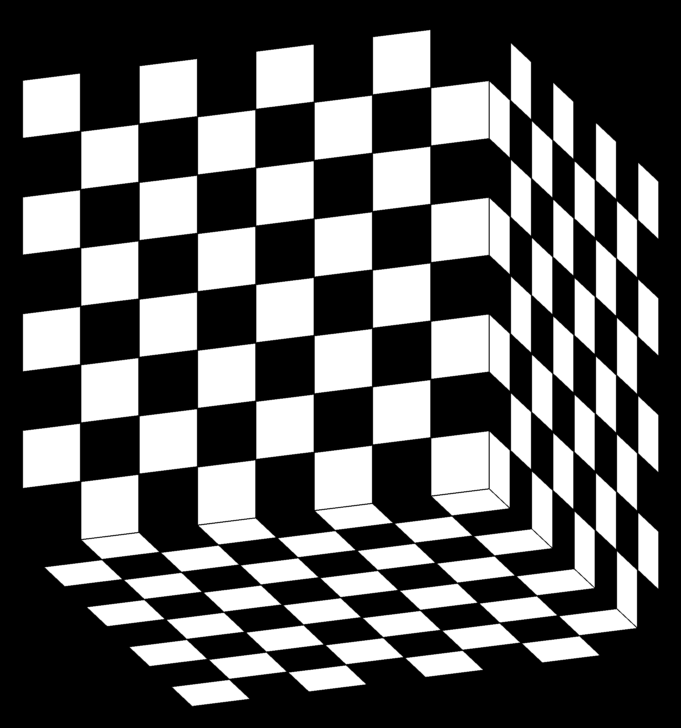
#> input picture Buoi02/chess.png, 681 x 728 px
$ jupyter execute 19521020.ipynb
#> lines starting #> are read from the running program, lines starting #| are printed output that depends on the picture; after the words box and inside, x2 and y2 are one past the last pixel; in counts of white or black regions, pixels touching at a corner belong together
[cell 1]
import numpy as np
import cv2 as cv
from matplotlib import pyplot as plt
filename = 'chess.png'
img = cv.imread(filename)
#> img is the input picture: shape (728, 681, 3); min 0, max 255, mean 92.9
gray = cv.cvtColor(img,cv.COLOR_BGR2GRAY)
gray = np.float32(gray)
dst = cv.cornerHarris(gray,2,3,0.04)
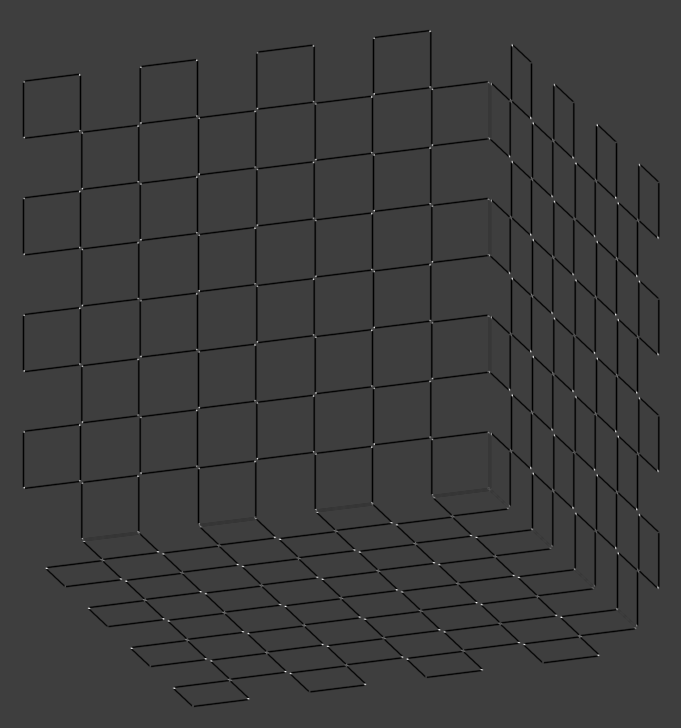
#> dst: shape (728, 681) float32; min -106209512, max 325526304, mean -4450783.5; drawn with min black and max white
#result is dilated for marking the corners, not important
dst = cv.dilate(dst,None)
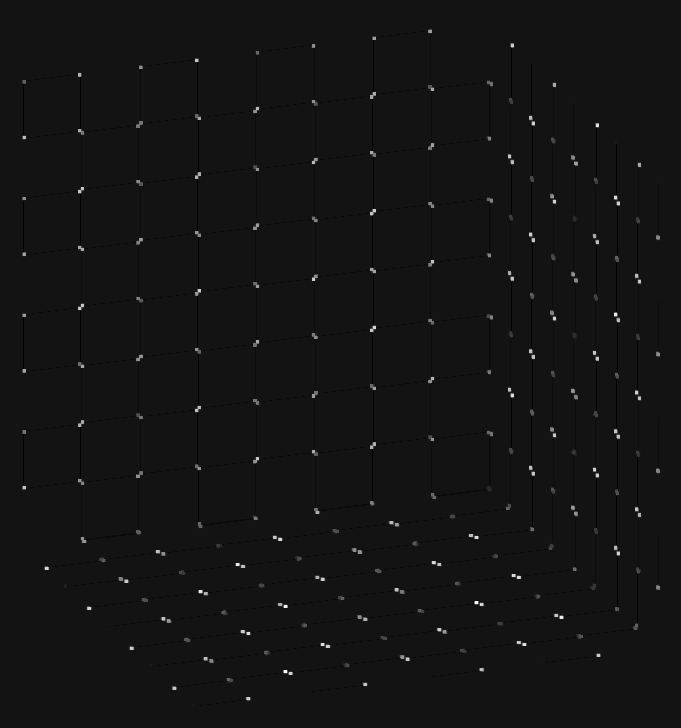
#> dst: shape (728, 681) float32; min -27366500, max 325526304, mean 1117712.8; drawn with min black and max white
# Threshold for an optimal value, it may vary depending on the image.
img[dst>0.01*dst.max()]=[0,0,255]
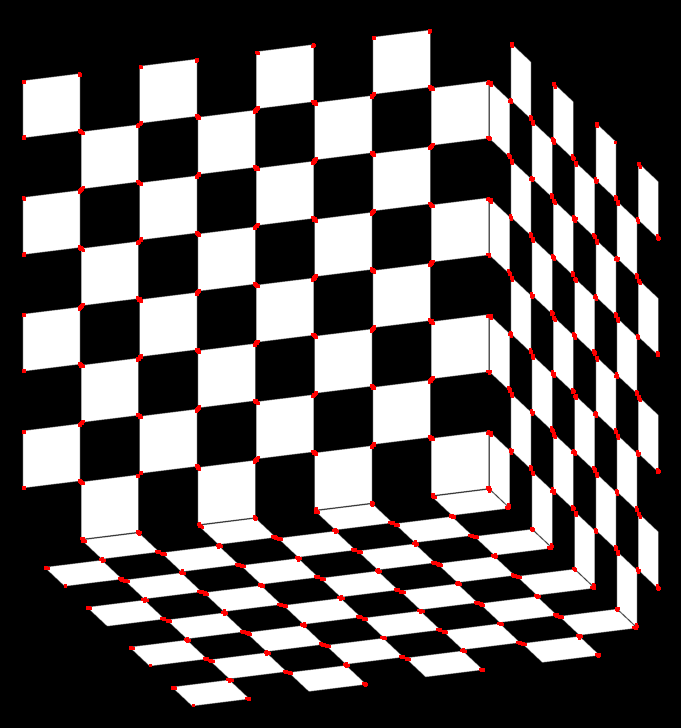
#> img: shape (728, 681, 3); 1.37% of pixels changed, all inside (x1, y1, x2, y2) = (22, 29, 661, 707)
cv.imshow('dst',img)
if cv.waitKey(0) & 0xff == 27:
#> (key Esc is pressed here)
    cv.destroyAllWindows()
img = cv.cvtColor(img, cv.COLOR_BGR2RGB)
plt.imshow(img)
plt.show()
